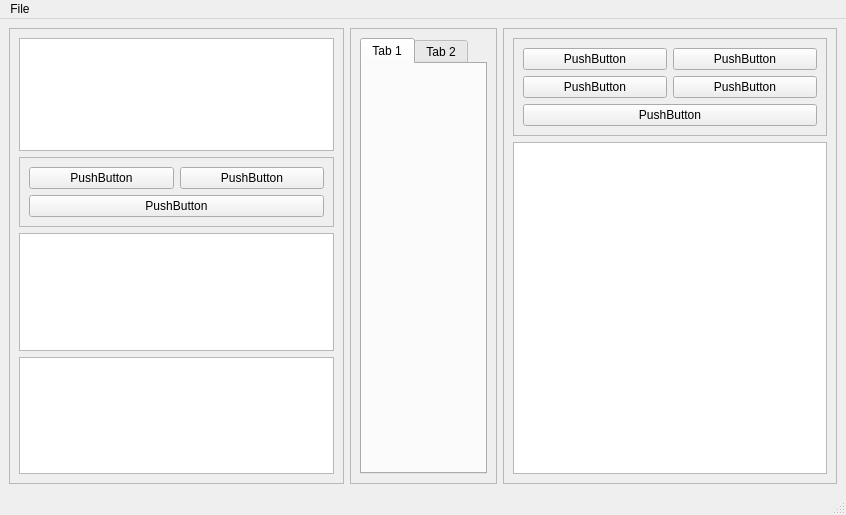
<?xml version="1.0" encoding="UTF-8"?>
<ui version="4.0">
 <class>MainWindow</class>
 <widget class="QMainWindow" name="MainWindow">
  <property name="geometry">
   <rect>
    <x>0</x>
    <y>0</y>
    <width>846</width>
    <height>515</height>
   </rect>
  </property>
  <property name="windowTitle">
   <string>MainWindow</string>
  </property>
  <widget class="QWidget" name="centralwidget">
   <layout class="QHBoxLayout" name="horizontalLayout">
    <item>
     <widget class="QFrame" name="left_frame">
      <property name="frameShape">
       <enum>QFrame::StyledPanel</enum>
      </property>
      <property name="frameShadow">
       <enum>QFrame::Raised</enum>
      </property>
      <layout class="QVBoxLayout" name="verticalLayout">
       <item>
        <widget class="QGraphicsView" name="title_box">
         <property name="enabled">
          <bool>true</bool>
         </property>
         <property name="maximumSize">
          <size>
           <width>16777215</width>
           <height>188</height>
          </size>
         </property>
        </widget>
       </item>
       <item>
        <widget class="QFrame" name="image_button_box">
         <property name="frameShape">
          <enum>QFrame::StyledPanel</enum>
         </property>
         <property name="frameShadow">
          <enum>QFrame::Raised</enum>
         </property>
         <layout class="QGridLayout" name="gridLayout_4">
          <item row="1" column="0">
           <widget class="QPushButton" name="open_images_button">
            <property name="text">
             <string>PushButton</string>
            </property>
           </widget>
          </item>
          <item row="1" column="1">
           <widget class="QPushButton" name="close_images_button">
            <property name="text">
             <string>PushButton</string>
            </property>
           </widget>
          </item>
          <item row="2" column="0" colspan="2">
           <widget class="QPushButton" name="display_item_button">
            <property name="text">
             <string>PushButton</string>
            </property>
           </widget>
          </item>
         </layout>
        </widget>
       </item>
       <item>
        <widget class="QTreeView" name="image_tree"/>
       </item>
       <item>
        <widget class="QPlainTextEdit" name="message_board">
         <property name="undoRedoEnabled">
          <bool>false</bool>
         </property>
         <property name="readOnly">
          <bool>false</bool>
         </property>
        </widget>
       </item>
      </layout>
     </widget>
    </item>
    <item>
     <layout class="QVBoxLayout" name="verticalLayout_3">
      <item>
       <widget class="QFrame" name="frame_3">
        <property name="frameShape">
         <enum>QFrame::StyledPanel</enum>
        </property>
        <property name="frameShadow">
         <enum>QFrame::Raised</enum>
        </property>
        <layout class="QGridLayout" name="gridLayout_2">
         <item row="0" column="0" colspan="2">
          <widget class="QTabWidget" name="image_viewer">
           <property name="currentIndex">
            <number>0</number>
           </property>
           <widget class="QWidget" name="tab">
            <attribute name="title">
             <string>Tab 1</string>
            </attribute>
           </widget>
           <widget class="QWidget" name="tab_2">
            <attribute name="title">
             <string>Tab 2</string>
            </attribute>
           </widget>
          </widget>
         </item>
        </layout>
       </widget>
      </item>
     </layout>
    </item>
    <item>
     <widget class="QFrame" name="right_frame">
      <property name="frameShape">
       <enum>QFrame::StyledPanel</enum>
      </property>
      <property name="frameShadow">
       <enum>QFrame::Raised</enum>
      </property>
      <layout class="QVBoxLayout" name="verticalLayout_2">
       <item>
        <widget class="QFrame" name="workflow_button_box">
         <property name="frameShape">
          <enum>QFrame::StyledPanel</enum>
         </property>
         <property name="frameShadow">
          <enum>QFrame::Raised</enum>
         </property>
         <layout class="QGridLayout" name="gridLayout_3">
          <item row="2" column="1">
           <widget class="QPushButton" name="apply_workflow_button">
            <property name="text">
             <string>PushButton</string>
            </property>
           </widget>
          </item>
          <item row="1" column="0">
           <widget class="QPushButton" name="add_op_button">
            <property name="text">
             <string>PushButton</string>
            </property>
           </widget>
          </item>
          <item row="1" column="1">
           <widget class="QPushButton" name="edit_op_button">
            <property name="text">
             <string>PushButton</string>
            </property>
           </widget>
          </item>
          <item row="2" column="0">
           <widget class="QPushButton" name="rm_op_button">
            <property name="text">
             <string>PushButton</string>
            </property>
           </widget>
          </item>
          <item row="3" column="0" colspan="2">
           <widget class="QPushButton" name="display_workflowitem_button">
            <property name="text">
             <string>PushButton</string>
            </property>
           </widget>
          </item>
         </layout>
        </widget>
       </item>
       <item>
        <widget class="QTreeView" name="workflow_tree"/>
       </item>
      </layout>
     </widget>
    </item>
   </layout>
  </widget>
  <widget class="QMenuBar" name="menubar">
   <property name="geometry">
    <rect>
     <x>0</x>
     <y>0</y>
     <width>846</width>
     <height>25</height>
    </rect>
   </property>
   <widget class="QMenu" name="menuFile">
    <property name="title">
     <string>File</string>
    </property>
    <addaction name="actionOpen"/>
    <addaction name="actionSave_Project"/>
    <addaction name="separator"/>
    <addaction name="actionExit"/>
   </widget>
   <addaction name="menuFile"/>
  </widget>
  <widget class="QStatusBar" name="statusbar"/>
  <action name="actionCalibrate">
   <property name="text">
    <string>HDF5 Builder</string>
   </property>
  </action>
  <action name="actionOpen">
   <property name="text">
    <string>Open Project</string>
   </property>
  </action>
  <action name="actionExit">
   <property name="text">
    <string>Exit</string>
   </property>
  </action>
  <action name="actionSave_Project">
   <property name="text">
    <string>Save Project</string>
   </property>
  </action>
  <action name="actionImage_1">
   <property name="text">
    <string>Image 1</string>
   </property>
  </action>
 </widget>
 <resources/>
 <connections/>
</ui>
